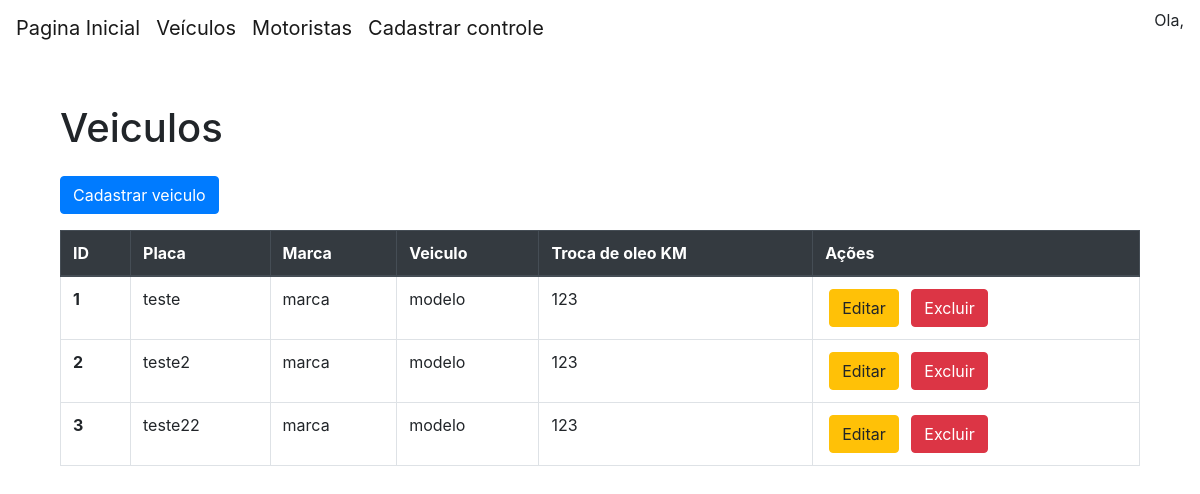
Page /veiculo on the earlier database version.
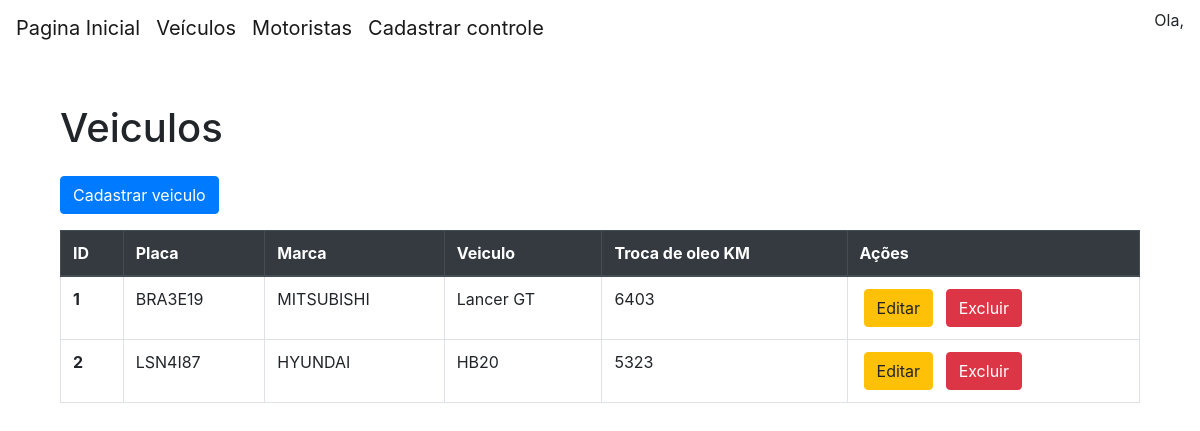
Same page on the later database version.
### models.py (models this page shows, shortened)
class Veiculo(db.Model):
    id = db.Column(db.Integer, primary_key=True)
    placa = db.Column(db.String(20), unique=True, nullable=False)
    marca = db.Column(db.String(100), nullable=False)
    modelo = db.Column(db.String(100), nullable=False)
    km_troca_oleo = db.Column(db.Integer)

### routes/veiculo_routes.py (the view)
@veiculo_routes.route('/veiculo')
def listar_veiculos():
    veiculos = Veiculo.query.all()
    return render_template('/veiculo/listar_veiculo.html', veiculos=veiculos)

### templates/veiculo/listar_veiculo.html (shortened to what this page needs)
{% extends 'base.html' %}
{% block content %}
    <div class='container'>
        <h1 class="mb-4">Veiculos</h1>
        <a class="btn btn-primary mb-3" href="{{ url_for('veiculo_routes.cadastrar_veiculo')}}">Cadastrar veiculo</a>
        <table class="table table-bordered">
            <thead class="thead-dark">
                <tr class="table-primary">
                    <th scope="col">ID</th>
                    <th scope="col">Placa</th>
                    <th scope="col">Marca</th>
                    <th scope="col">Veiculo</th>
                    <th scope="col">Troca de oleo KM</th>
                    <th scope="col">Ações</th>
                </tr>
            </thead>
            <tbody>
                {% for veiculo in veiculos %}
                    <tr>
                        <th scope="row">{{ veiculo.id }}</th>
                        <td>{{ veiculo.placa }}</td>
                        <td>{{ veiculo.marca }}</td>
                        <td>{{ veiculo.modelo }}</td>
                        <td>{{ veiculo.km_troca_oleo }}</td>
                        <td>
                            <a href="veiculo/editar/{{veiculo.id}}" class="btn btn-warning mx-1">Editar</a>
                            <a href="#" class="btn btn-danger mx-1" onclick="confirmarExclusao('{{ veiculo.id }}')">Excluir</a>
                        </td>
                    </tr>
                {% endfor %}
            </tbody>
        </table>
    </div>
{% endblock %}

### templates/base.html (shortened to what this page needs)
<html lang="pt-br">
<head>
    <link rel="stylesheet" href="https://stackpath.bootstrapcdn.com/bootstrap/4.3.1/css/bootstrap.min.css">
</head>
<body>
<nav class="navbar navbar-expand-lg navbar-light bg-dar">
    <a class="navbar-brand" href="">Pagina Inicial</a>
    <div class="collapse navbar-collapse" id="navbarNav">
        <ul class="navbar-nav">
            <li class="nav-item">
                <a class="navbar-brand" href="{{ url_for('veiculo_routes.listar_veiculos')}}">Veículos</a>
            </li>
            <li class="nav-item">
                <a class="navbar-brand" href="{{ url_for('motoristas_routes.listar_motorista')}}">Motoristas</a>
            </li>
            <li class="nav-item">
                <a class="navbar-brand" href="{{ url_for('controle_routes.cadastrar_controle')}}">Cadastrar controle</a>
            </li>
        </ul>
    </div>
    <p>Ola, {{ session['username'] }}</p>
</nav>
<div class="container mt-5">
    {% block content %}
    {% endblock %}
</div>
</body>
</html>

Differences in the rows shown:
removed Veiculo: id "3", placa "teste22", marca "marca", modelo "modelo", km_troca_oleo "123"
changed Veiculo id 1: placa "teste" → "BRA3E19"; marca "marca" → "MITSUBISHI"; modelo "modelo" → "Lancer GT"; km_troca_oleo "123" → "6403"
changed Veiculo id 2: placa "teste2" → "LSN4I87"; marca "marca" → "HYUNDAI"; modelo "modelo" → "HB20"; km_troca_oleo "123" → "5323"
